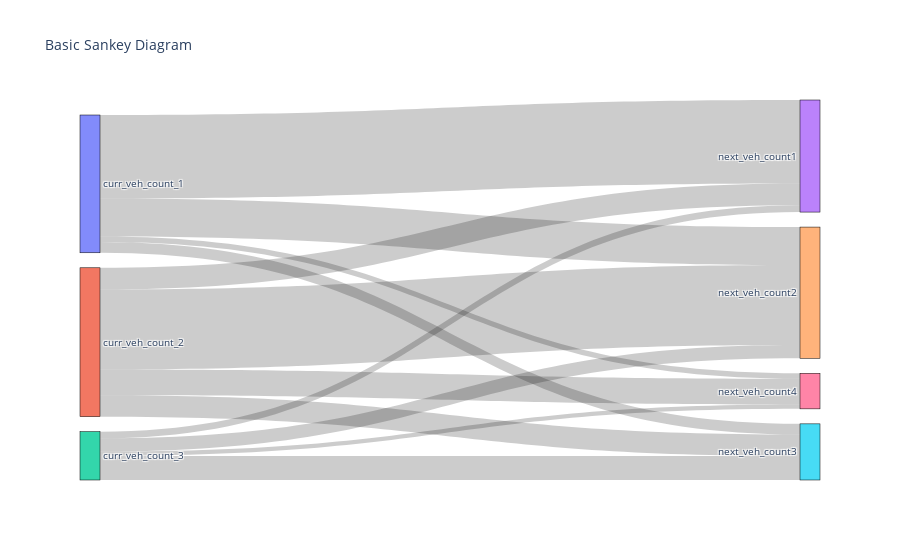

The notebook cell this image was saved under:
### Code cell
edf = pd.read_csv("data/ev_survey_data.csv")
# filter out records where the respondent gave the same answer to all SP experiments AND they also don't own that vehicle type
print("edf rows before filter:", edf.shape[0])

filt_edf = filter_edf(edf)
print("edf rows after filter:", filt_edf.shape[0])

geo_edf = edf
# geo_edf = gpd.GeoDataFrame(filt_edf, 
#     geometry = gpd.points_from_xy(filt_edf['longitude'], filt_edf['latitude']), 
#     crs = 'EPSG:3857')

df_for_sankey = geo_edf[
    ['veh_type_1',  'sp1', 'next_veh_type_1']
]
df_for_sankey

sankey_conn_curr_next = df_for_sankey.groupby('veh_type_1').agg({'next_veh_type_1': 'value_counts'}).rename(columns={'next_veh_type_1': 'delta_curr_to_next'}).reset_index()
sankey_conn_curr_next['curr_veh_type_source'] = sankey_conn_curr_next['veh_type_1'].copy().apply(lambda x: float(x)-1)
sankey_conn_curr_next['next_veh_type_source'] = sankey_conn_curr_next['next_veh_type_1'].copy().apply(lambda x: 3+float(x)-1)



fig = go.Figure(data=[go.Sankey(
    node=dict(
        pad=15,
        thickness=20,
        line=dict(color="black", width=0.5),
        label=['curr_veh_count_1', 'curr_veh_count_2', 'curr_veh_count_3', 'next_veh_count1', 'next_veh_count2', 'next_veh_count3', 'next_veh_count4'],
        # color="blue",
        x=[0, 0, 0, 1, 1, 1, 1]  # Adjust x-axis position for each node
    ),
    link=dict(
        source=sankey_conn_curr_next['curr_veh_type_source'].to_list(),
        target=sankey_conn_curr_next['next_veh_type_source'].to_list(),
        value=sankey_conn_curr_next['delta_curr_to_next'].to_list()
    )
)])

fig.update_layout(title_text="Basic Sankey Diagram", font_size=10)
fig.show()

### Figure 1 — Plotly figure (JSON) as saved in the notebook; plotly's stock layout.template omitted (floating-point values rounded to 4 significant figures)
{"data": [{"link": {"source": [0, 0, 0, 0, 1, 1, 1, 1, 2, 2, 2, 2], "target": [3, 4, 5, 6, 4, 6, 3, 5, 5, 4, 3, 6], "value": [406, 185, 52, 27, 389, 125, 106, 104, 117, 64, 33, 21]}, "node": {"label": ["curr_veh_count_1", "curr_veh_count_2", "curr_veh_count_3", "next_veh_count1", "next_veh_count2", "next_veh_count3", "next_veh_count4"], "line": {"color": "black", "width": 0.5}, "pad": 15, "thickness": 20, "x": [0, 0, 0, 1, 1, 1, 1]}, "type": "sankey"}], "layout": {"font": {"size": 10}, "title": {"text": "Basic Sankey Diagram"}}}
